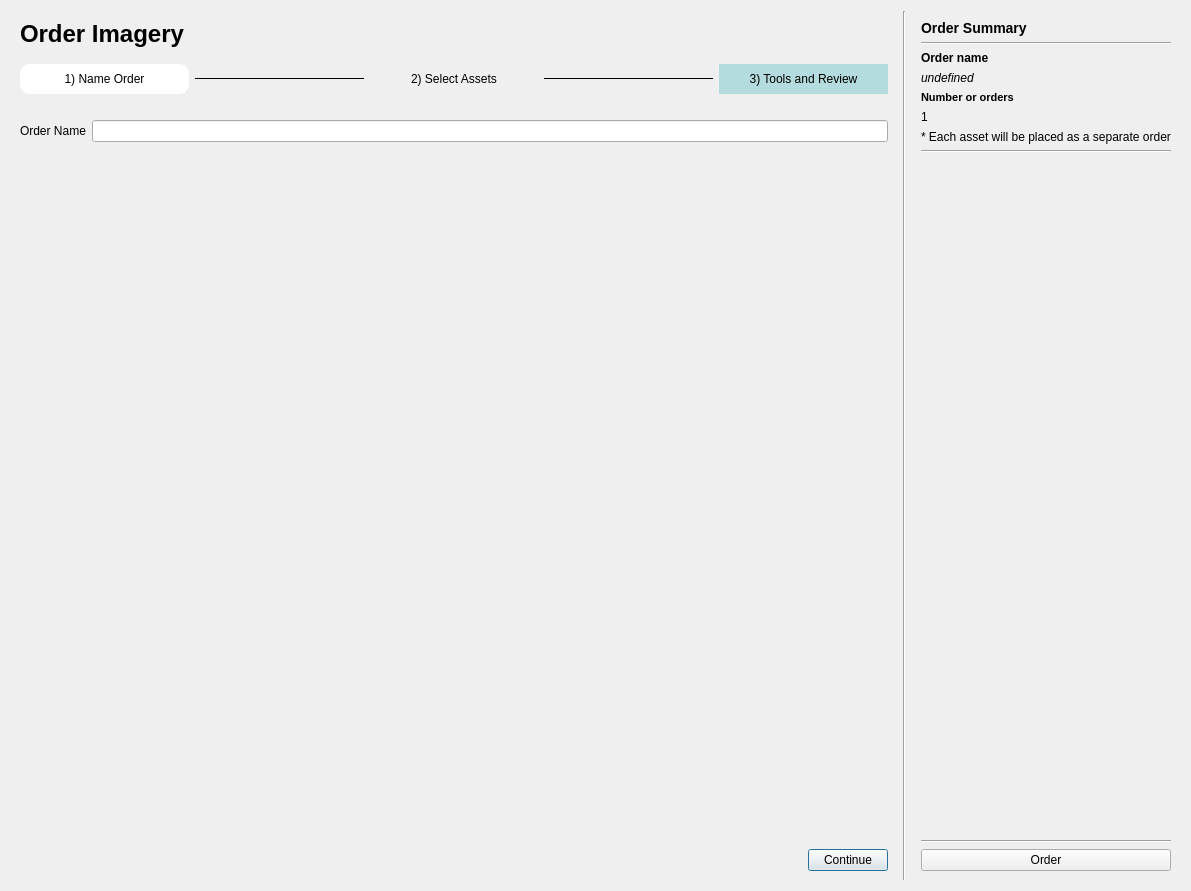
<?xml version="1.0" encoding="UTF-8"?>
<ui version="4.0">
 <class>Dialog</class>
 <widget class="QDialog" name="Dialog">
  <property name="geometry">
   <rect>
    <x>0</x>
    <y>0</y>
    <width>1191</width>
    <height>891</height>
   </rect>
  </property>
  <property name="sizePolicy">
   <sizepolicy hsizetype="Preferred" vsizetype="Maximum">
    <horstretch>0</horstretch>
    <verstretch>0</verstretch>
   </sizepolicy>
  </property>
  <property name="windowTitle">
   <string>Dialog</string>
  </property>
  <layout class="QVBoxLayout" name="verticalLayout_6">
   <item>
    <layout class="QHBoxLayout" name="horizontalLayout">
     <item>
      <widget class="QWidget" name="widgetMain" native="true">
       <layout class="QVBoxLayout" name="verticalLayout_2">
        <item>
         <widget class="QLabel" name="label_5">
          <property name="text">
           <string>&lt;h1&gt;Order Imagery&lt;/h1&gt;
</string>
          </property>
         </widget>
        </item>
        <item>
         <spacer name="verticalSpacer_4">
          <property name="orientation">
           <enum>Qt::Vertical</enum>
          </property>
          <property name="sizeType">
           <enum>QSizePolicy::Fixed</enum>
          </property>
          <property name="sizeHint" stdset="0">
           <size>
            <width>20</width>
            <height>10</height>
           </size>
          </property>
         </spacer>
        </item>
        <item>
         <layout class="QHBoxLayout" name="horizontalLayout_2">
          <item>
           <widget class="QLabel" name="labelPageName">
            <property name="minimumSize">
             <size>
              <width>30</width>
              <height>30</height>
             </size>
            </property>
            <property name="styleSheet">
             <string notr="true">border: 0px solid black; border-radius: 10px; background: white; color: red;</string>
            </property>
            <property name="text">
             <string>&lt;a href=&quot;0&quot; style=&quot;color:black; text-decoration:none;&quot;&gt;1) Name Order&lt;a&gt;</string>
            </property>
            <property name="alignment">
             <set>Qt::AlignCenter</set>
            </property>
           </widget>
          </item>
          <item>
           <widget class="Line" name="line_4">
            <property name="font">
             <font>
              <kerning>true</kerning>
             </font>
            </property>
            <property name="frameShadow">
             <enum>QFrame::Plain</enum>
            </property>
            <property name="orientation">
             <enum>Qt::Horizontal</enum>
            </property>
           </widget>
          </item>
          <item>
           <widget class="QLabel" name="labelPageAssets">
            <property name="minimumSize">
             <size>
              <width>0</width>
              <height>20</height>
             </size>
            </property>
            <property name="text">
             <string>&lt;html&gt;&lt;head/&gt;&lt;body&gt;&lt;p&gt;&lt;a href=&quot;1&quot;&gt;&lt;span style=&quot; text-decoration: none; color:#000000;&quot;&gt;   2) Select Assets&lt;/span&gt;&lt;/a&gt;&lt;/p&gt;&lt;/body&gt;&lt;/html&gt;</string>
            </property>
            <property name="alignment">
             <set>Qt::AlignCenter</set>
            </property>
           </widget>
          </item>
          <item>
           <widget class="Line" name="line_5">
            <property name="frameShadow">
             <enum>QFrame::Plain</enum>
            </property>
            <property name="orientation">
             <enum>Qt::Horizontal</enum>
            </property>
           </widget>
          </item>
          <item>
           <widget class="QLabel" name="labelPageReview">
            <property name="minimumSize">
             <size>
              <width>20</width>
              <height>20</height>
             </size>
            </property>
            <property name="styleSheet">
             <string notr="true">background-color: rgba(0, 157, 165, 0.25);</string>
            </property>
            <property name="frameShape">
             <enum>QFrame::NoFrame</enum>
            </property>
            <property name="frameShadow">
             <enum>QFrame::Plain</enum>
            </property>
            <property name="text">
             <string>&lt;html&gt;&lt;head/&gt;&lt;body&gt;&lt;p&gt;&lt;a href=&quot;2&quot;&gt;&lt;span style=&quot; text-decoration: none; color:#000000;&quot;&gt; 3) Tools and Review&lt;/span&gt;&lt;/a&gt;&lt;/p&gt;&lt;/body&gt;&lt;/html&gt;</string>
            </property>
            <property name="alignment">
             <set>Qt::AlignCenter</set>
            </property>
           </widget>
          </item>
         </layout>
        </item>
        <item>
         <widget class="QStackedWidget" name="stackedWidget">
          <property name="currentIndex">
           <number>0</number>
          </property>
          <widget class="QWidget" name="pageName">
           <layout class="QVBoxLayout" name="verticalLayout_3">
            <property name="leftMargin">
             <number>0</number>
            </property>
            <property name="topMargin">
             <number>20</number>
            </property>
            <property name="rightMargin">
             <number>0</number>
            </property>
            <property name="bottomMargin">
             <number>0</number>
            </property>
            <item>
             <layout class="QHBoxLayout" name="horizontalLayout_3">
              <item>
               <widget class="QLabel" name="labelOrderName">
                <property name="text">
                 <string>Order Name</string>
                </property>
               </widget>
              </item>
              <item>
               <widget class="QLineEdit" name="txtOrderName">
                <property name="maxLength">
                 <number>200</number>
                </property>
               </widget>
              </item>
             </layout>
            </item>
            <item>
             <spacer name="verticalSpacer_2">
              <property name="orientation">
               <enum>Qt::Vertical</enum>
              </property>
              <property name="sizeHint" stdset="0">
               <size>
                <width>20</width>
                <height>594</height>
               </size>
              </property>
             </spacer>
            </item>
            <item>
             <layout class="QHBoxLayout" name="horizontalLayout_4">
              <item>
               <spacer name="horizontalSpacer">
                <property name="orientation">
                 <enum>Qt::Horizontal</enum>
                </property>
                <property name="sizeHint" stdset="0">
                 <size>
                  <width>40</width>
                  <height>20</height>
                 </size>
                </property>
               </spacer>
              </item>
              <item>
               <widget class="QPushButton" name="btnContinueName">
                <property name="text">
                 <string>Continue</string>
                </property>
               </widget>
              </item>
             </layout>
            </item>
           </layout>
          </widget>
          <widget class="QWidget" name="pageAssets">
           <layout class="QVBoxLayout" name="verticalLayout_4">
            <property name="leftMargin">
             <number>0</number>
            </property>
            <property name="topMargin">
             <number>9</number>
            </property>
            <property name="rightMargin">
             <number>0</number>
            </property>
            <property name="bottomMargin">
             <number>0</number>
            </property>
            <item>
             <widget class="QScrollArea" name="scrollArea">
              <property name="frameShape">
               <enum>QFrame::NoFrame</enum>
              </property>
              <property name="widgetResizable">
               <bool>true</bool>
              </property>
              <widget class="QWidget" name="scrollAreaWidgetContents_4">
               <property name="geometry">
                <rect>
                 <x>0</x>
                 <y>0</y>
                 <width>100</width>
                 <height>30</height>
                </rect>
               </property>
              </widget>
             </widget>
            </item>
            <item>
             <layout class="QHBoxLayout" name="horizontalLayout_7">
              <item>
               <widget class="QPushButton" name="btnBackAssets">
                <property name="text">
                 <string>Back</string>
                </property>
               </widget>
              </item>
              <item>
               <spacer name="horizontalSpacer_3">
                <property name="orientation">
                 <enum>Qt::Horizontal</enum>
                </property>
                <property name="sizeHint" stdset="0">
                 <size>
                  <width>40</width>
                  <height>20</height>
                 </size>
                </property>
               </spacer>
              </item>
              <item>
               <widget class="QPushButton" name="btnContinueAssets">
                <property name="text">
                 <string>Continue</string>
                </property>
               </widget>
              </item>
             </layout>
            </item>
           </layout>
          </widget>
          <widget class="QWidget" name="pageReview">
           <layout class="QVBoxLayout" name="verticalLayout_5">
            <property name="leftMargin">
             <number>0</number>
            </property>
            <property name="topMargin">
             <number>9</number>
            </property>
            <property name="rightMargin">
             <number>0</number>
            </property>
            <property name="bottomMargin">
             <number>0</number>
            </property>
            <item>
             <widget class="QScrollArea" name="scrollAreaReview">
              <property name="frameShape">
               <enum>QFrame::NoFrame</enum>
              </property>
              <property name="widgetResizable">
               <bool>true</bool>
              </property>
              <widget class="QWidget" name="scrollAreaWidgetContents_5">
               <property name="geometry">
                <rect>
                 <x>0</x>
                 <y>0</y>
                 <width>100</width>
                 <height>30</height>
                </rect>
               </property>
              </widget>
             </widget>
            </item>
            <item>
             <layout class="QHBoxLayout" name="horizontalLayout_5">
              <item>
               <widget class="QPushButton" name="btnBackReview">
                <property name="text">
                 <string>Back</string>
                </property>
               </widget>
              </item>
              <item>
               <spacer name="horizontalSpacer_2">
                <property name="orientation">
                 <enum>Qt::Horizontal</enum>
                </property>
                <property name="sizeHint" stdset="0">
                 <size>
                  <width>40</width>
                  <height>20</height>
                 </size>
                </property>
               </spacer>
              </item>
              <item>
               <widget class="QPushButton" name="btnPlaceOrderReview">
                <property name="text">
                 <string>Order</string>
                </property>
               </widget>
              </item>
             </layout>
            </item>
           </layout>
          </widget>
         </widget>
        </item>
       </layout>
      </widget>
     </item>
     <item>
      <widget class="Line" name="line_6">
       <property name="orientation">
        <enum>Qt::Vertical</enum>
       </property>
      </widget>
     </item>
     <item>
      <widget class="QWidget" name="widgetSummary" native="true">
       <layout class="QVBoxLayout" name="verticalLayout">
        <item>
         <widget class="QLabel" name="label">
          <property name="font">
           <font>
            <weight>75</weight>
            <bold>true</bold>
           </font>
          </property>
          <property name="text">
           <string>&lt;h3&gt;Order Summary&lt;/h3&gt;</string>
          </property>
         </widget>
        </item>
        <item>
         <widget class="Line" name="line">
          <property name="orientation">
           <enum>Qt::Horizontal</enum>
          </property>
         </widget>
        </item>
        <item>
         <widget class="QLabel" name="label_2">
          <property name="font">
           <font>
            <weight>75</weight>
            <bold>true</bold>
           </font>
          </property>
          <property name="text">
           <string>Order name</string>
          </property>
         </widget>
        </item>
        <item>
         <widget class="QLabel" name="labelOrderNameSummary">
          <property name="font">
           <font>
            <italic>true</italic>
           </font>
          </property>
          <property name="text">
           <string>undefined</string>
          </property>
         </widget>
        </item>
        <item>
         <widget class="QLabel" name="label_3">
          <property name="font">
           <font>
            <pointsize>8</pointsize>
            <weight>75</weight>
            <bold>true</bold>
           </font>
          </property>
          <property name="text">
           <string>Number or orders</string>
          </property>
         </widget>
        </item>
        <item>
         <widget class="QLabel" name="labelNumberOfOrders">
          <property name="text">
           <string>1</string>
          </property>
         </widget>
        </item>
        <item>
         <widget class="QLabel" name="label_4">
          <property name="text">
           <string>* Each asset will be placed as a separate order</string>
          </property>
         </widget>
        </item>
        <item>
         <widget class="Line" name="line_2">
          <property name="orientation">
           <enum>Qt::Horizontal</enum>
          </property>
         </widget>
        </item>
        <item>
         <widget class="QScrollArea" name="scrollAreaSummary">
          <property name="sizePolicy">
           <sizepolicy hsizetype="Preferred" vsizetype="Expanding">
            <horstretch>0</horstretch>
            <verstretch>0</verstretch>
           </sizepolicy>
          </property>
          <property name="frameShape">
           <enum>QFrame::NoFrame</enum>
          </property>
          <property name="horizontalScrollBarPolicy">
           <enum>Qt::ScrollBarAlwaysOff</enum>
          </property>
          <property name="widgetResizable">
           <bool>true</bool>
          </property>
          <widget class="QWidget" name="scrollAreaWidgetContents">
           <property name="geometry">
            <rect>
             <x>0</x>
             <y>0</y>
             <width>225</width>
             <height>337</height>
            </rect>
           </property>
          </widget>
         </widget>
        </item>
        <item>
         <spacer name="verticalSpacer">
          <property name="orientation">
           <enum>Qt::Vertical</enum>
          </property>
          <property name="sizeHint" stdset="0">
           <size>
            <width>20</width>
            <height>40</height>
           </size>
          </property>
         </spacer>
        </item>
        <item>
         <widget class="Line" name="line_3">
          <property name="orientation">
           <enum>Qt::Horizontal</enum>
          </property>
         </widget>
        </item>
        <item>
         <widget class="QPushButton" name="btnPlaceOrder">
          <property name="text">
           <string>Order</string>
          </property>
         </widget>
        </item>
       </layout>
      </widget>
     </item>
    </layout>
   </item>
  </layout>
 </widget>
 <resources>
  <include location="../resources/resources.qrc"/>
 </resources>
 <connections/>
</ui>
